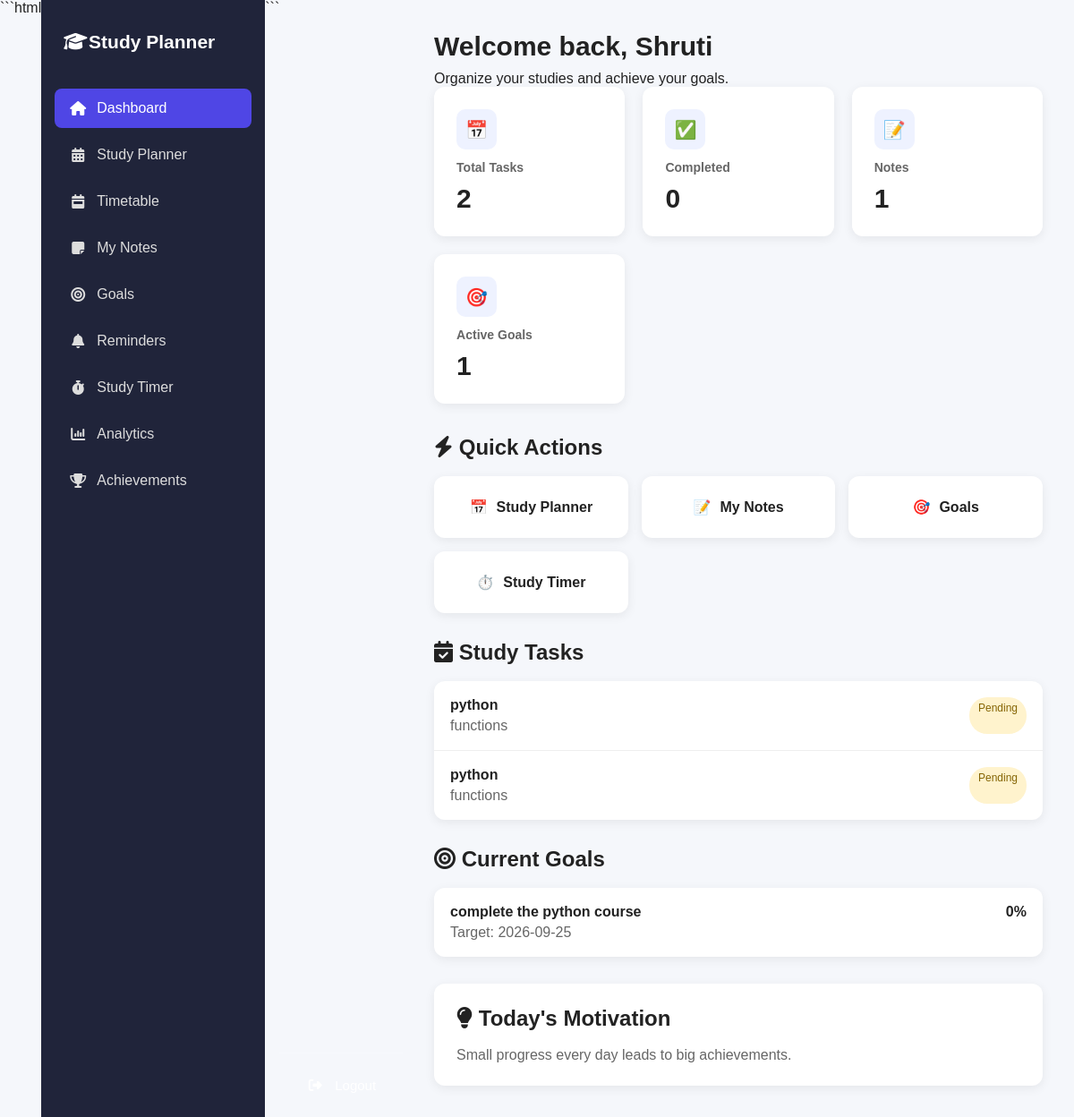
The page / (signed in) on the database its author committed.
### tables this page shows
CREATE TABLE tasks (
            id INTEGER PRIMARY KEY AUTOINCREMENT,
            subject TEXT NOT NULL,
            topic TEXT NOT NULL,
            study_date TEXT NOT NULL,
            study_time TEXT,
            priority TEXT DEFAULT 'Medium',
            status TEXT DEFAULT 'Pending'
        , user_id INTEGER);

CREATE TABLE goals (
            id INTEGER PRIMARY KEY AUTOINCREMENT,
            title TEXT NOT NULL,
            target_date TEXT NOT NULL,
            progress INTEGER DEFAULT 0,
            status TEXT DEFAULT 'Active'
        , user_id INTEGER);

### app.py (the view)
@app.route("/")
@login_required
def home():
    connection = get_db()
    cursor = connection.cursor()
    cursor.execute("SELECT COUNT(*) FROM tasks")
    total_tasks = cursor.fetchone()[0]
    cursor.execute("""
        SELECT COUNT(*)
        FROM tasks
        WHERE status = 'Completed'
    """)
    completed_tasks = cursor.fetchone()[0]
    cursor.execute("SELECT COUNT(*) FROM notes")
    total_notes = cursor.fetchone()[0]
    cursor.execute("""
        SELECT COUNT(*)
        FROM goals
        WHERE status = 'Active'
    """)
    active_goals = cursor.fetchone()[0]
    cursor.execute("""
        SELECT *
        FROM tasks
        ORDER BY study_date, study_time
        LIMIT 5
    """)
    recent_tasks = cursor.fetchall()
    cursor.execute("""
        SELECT *
        FROM goals
        ORDER BY target_date
        LIMIT 5
    """)
    goals = cursor.fetchall()
    connection.close()
    return render_template(
        "index.html",
        total_tasks=total_tasks,
        completed_tasks=completed_tasks,
        total_notes=total_notes,
        active_goals=active_goals,
        recent_tasks=recent_tasks,
        goals=goals
    )

### app.py (called while the page is built)
def login_required(view_function):
    @wraps(view_function)
    def wrapped_view(*args, **kwargs):
        if "user_id" not in session:
            return redirect(url_for("login"))
        return view_function(*args, **kwargs)
    return wrapped_view

def get_db():
    connection = sqlite3.connect(DATABASE)
    connection.row_factory = sqlite3.Row
    return connection

### templates/index.html (shortened to what this page needs)
<!DOCTYPE html>
<html lang="en">
<head>
    <link rel="stylesheet"
          href="{{ url_for('static', filename='style.css') }}">
    <link rel="stylesheet"
      href="https://cdnjs.cloudflare.com/ajax/libs/font-awesome/6.5.2/css/all.min.css">
</head>
<body>
<div class="layout">
{% include '_sidebar.html' %}
    <main class="main">
        <div class="top-header">
            <div>
                <h1>
                    Welcome back, Shruti
                </h1>
                <p>
                    Organize your studies and achieve your goals.
                </p>
            </div>
        </div>
        <div class="stats">
            <div class="stat-card">
                <div class="stat-icon">
                    📅
                </div>
                <h3>
                    Total Tasks
                </h3>
                <strong>
                    {{ total_tasks }}
                </strong>
            </div>
            <div class="stat-card">
                <div class="stat-icon">
                    ✅
                </div>
                <h3>
                    Completed
                </h3>
                <strong>
                    {{ completed_tasks }}
                </strong>
            </div>
            <div class="stat-card">
                <div class="stat-icon">
                    📝
                </div>
                <h3>
                    Notes
                </h3>
                <strong>
                    {{ total_notes }}
                </strong>
            </div>
            <div class="stat-card">
                <div class="stat-icon">
                    🎯
                </div>
                <h3>
                    Active Goals
                </h3>
                <strong>
                    {{ active_goals }}
                </strong>
            </div>
        </div>
        <section class="section">
            <h2>
                <i class="fa-solid fa-bolt"></i>
                Quick Actions
            </h2>
            <div class="quick-actions">
                <a href="/planner" class="quick-card">
                    📅
                    <span>Study Planner</span>
                </a>
                <a href="/notes" class="quick-card">
                    📝
                    <span>My Notes</span>
                </a>
                <a href="/goals" class="quick-card">
                    🎯
                    <span>Goals</span>
                </a>
                <a href="/timer" class="quick-card">
                    ⏱️
                    <span>Study Timer</span>
                </a>
            </div>
        </section>
        <section class="section">
            <h2>
                 <i class="fa-solid fa-calendar-check"></i>
                  Study Tasks
            </h2>
            {% if recent_tasks %}
            <div class="dashboard-list">
                {% for task in recent_tasks %}
                <div class="list-item">
                    <div>
                        <strong>
                            {{ task["subject"] }}
                        </strong>
                        <p>
                            {{ task["topic"] }}
                        </p>
                    </div>
                    <span class="status
                    ">
                        {{ task["status"] }}
                    </span>
                </div>
                {% endfor %}
            </div>
            {% else %}
            <div class="empty-box">
                No study tasks yet.
            </div>
            {% endif %}
        </section>
        <section class="section">
            <h2>
                <i class="fa-solid fa-bullseye"></i>
                 Current Goals
            </h2>
            {% if goals %}
            <div class="dashboard-list">
                {% for goal in goals %}
                <div class="list-item">
                    <div>
                        <strong>
                            {{ goal["title"] }}
                        </strong>
                        <p>
                            Target: {{ goal["target_date"] }}
                        </p>
                    </div>
                    <strong>
                        {{ goal["progress"] }}%
                    </strong>
                </div>
                {% endfor %}
            </div>
            {% else %}
            <div class="empty-box">
                No goals added yet.
            </div>
            {% endif %}
        </section>
        <div class="motivation">
            <h2>
                <i class="fa-solid fa-lightbulb"></i>
                 Today's Motivation
            </h2>
            <p>
                Small progress every day leads to big achievements.
            </p>
        </div>
    </main>
</div>
</body>
</html>

### static/style.css (style rules this page uses)
* { box-sizing: border-box; margin: 0; padding: 0; }
body { font-family: Arial, sans-serif; background: #f5f7fb; color: #222; }
a { text-decoration: none; }
.layout { display: flex; min-height: 100vh; }
.main { flex: 1; padding: 35px; max-width: 1400px; }
.main h1 { margin-bottom: 10px; font-size: 30px; }
.main h2 { margin-bottom: 18px; }
.card, .form-card, .stat-card, .task-card, .note-card, .goal-card, .timer-card, .achievement-card, .dashboard-list, .empty-box, .motivation { background: white; border-radius: 12px; box-shadow: 0 3px 12px rgba(0, 0, 0, 0.07); }
.stats { display: grid; grid-template-columns: repeat( auto-fit, minmax(190px, 1fr) ); gap: 20px; margin-bottom: 35px; }
.stat-card { padding: 25px; }
.stat-card h3 { margin-bottom: 10px; color: #666; font-size: 14px; }
.stat-card strong { font-size: 30px; }
.stat-icon { width: 45px; height: 45px; display: flex; align-items: center; justify-content: center; margin-bottom: 12px; border-radius: 10px; background: #eef2ff; font-size: 20px; }
.section { margin: 30px 0; }
.section h2 { margin-bottom: 18px; }
.status { display: inline-block; padding: 5px 10px; border-radius: 20px; background: #fff3cd; color: #856404; font-size: 12px; }
.quick-actions { display: grid; grid-template-columns: repeat( auto-fit, minmax(180px, 1fr) ); gap: 15px; }
.quick-card { display: flex; align-items: center; justify-content: center; gap: 10px; padding: 25px; background: white; border-radius: 12px; color: #222; text-align: center; font-weight: bold; box-shadow: 0 3px 12px rgba(0, 0, 0, 0.07); }
.dashboard-list { overflow: hidden; }
.list-item { display: flex; justify-content: space-between; padding: 18px; border-bottom: 1px solid #eee; }
.list-item:last-child { border-bottom: none; }
.list-item p { margin-top: 5px; color: #666; }
.motivation { padding: 25px; margin-top: 30px; }
.motivation p { margin-top: 8px; color: #666; }

### rows shown on the page
tasks: subject "python", topic "functions", status "Pending"
tasks: subject "python", topic "functions", status "Pending"
goals: title "complete the python course", target_date "2026-09-25", progress "0"

### other values the page prints
{{ total_tasks }} "2"
{{ completed_tasks }} "0"
{{ total_notes }} "1"
{{ active_goals }} "1"
